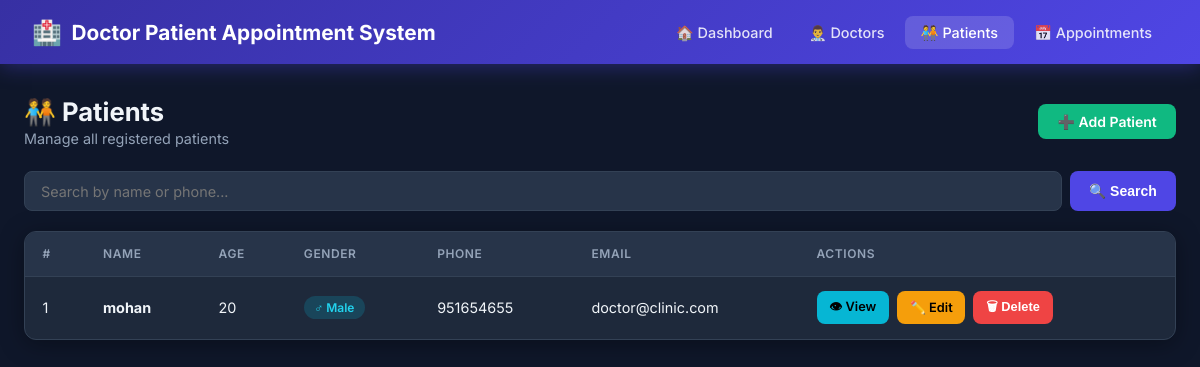
Page /patients on the committed database.
### tables this page shows
CREATE TABLE patients (
            id INTEGER PRIMARY KEY AUTOINCREMENT,
            name TEXT NOT NULL,
            age INTEGER,
            gender TEXT,
            phone TEXT,
            email TEXT,
            address TEXT
        );

### Appointment-main/app.py (the view)
@app.route('/patients')
def patients_list():
    s = request.args.get('search', '')
    patients = query('SELECT * FROM patients WHERE name LIKE ? OR phone LIKE ? ORDER BY name', (f'%{s}%', f'%{s}%'))
    return render_template('patients/list.html', patients=patients, search=s)

### Appointment-main/app.py (called while the page is built)
def query(sql, args=(), one=False, commit=False):
    db = get_db()
    cur = db.execute(sql, args)
    if commit:
        db.commit()
        db.close()
        return None
    result = cur.fetchone() if one else cur.fetchall()
    db.close()
    return result

### Appointment-main/database.py (called while the page is built)
def get_db():
    conn = sqlite3.connect(DATABASE)
    conn.row_factory = sqlite3.Row
    conn.execute("PRAGMA foreign_keys = ON")
    return conn

### Appointment-main/templates/patients/list.html (shortened to what this page needs)
{% extends 'base.html' %}
{% block content %}
<div class="page-header">
  <div>
    <h1>🧑‍🤝‍🧑 Patients</h1>
    <p>Manage all registered patients</p>
  </div>
  <a href="{{ url_for('patients_add') }}" class="btn btn-success">➕ Add Patient</a>
</div>
<form class="search-bar" method="GET">
  <input class="form-control" type="text" name="search" placeholder="Search by name or phone..."
         value="{{ search }}">
  <button class="btn btn-primary" type="submit">🔍 Search</button>
</form>
<div class="card">
  <div class="card-body" style="padding:0">
    {% if patients %}
    <div class="table-wrapper">
      <table>
        <thead>
          <tr>
            <th>#</th>
            <th>Name</th>
            <th>Age</th>
            <th>Gender</th>
            <th>Phone</th>
            <th>Email</th>
            <th>Actions</th>
          </tr>
        </thead>
        <tbody>
          {% for p in patients %}
          <tr>
            <td>{{ p.id }}</td>
            <td><strong>{{ p.name }}</strong></td>
            <td>{{ p.age or '—' }}</td>
            <td>
              {% if p.gender == 'Male' %}
                <span class="badge badge-info">♂ Male</span>
              {% elif p.gender == 'Female' %}
                <span class="badge badge-warning">♀ Female</span>
              {% else %}
                <span class="badge badge-secondary">— Other</span>
              {% endif %}
            </td>
            <td>{{ p.phone or '—' }}</td>
            <td>{{ p.email or '—' }}</td>
            <td>
              <div class="action-group">
                <a href="{{ url_for('patients_detail', id=p.id) }}" class="btn btn-info btn-sm">👁 View</a>
                <a href="{{ url_for('patients_edit', id=p.id) }}" class="btn btn-warning btn-sm">✏️ Edit</a>
                <form method="POST" action="{{ url_for('patients_delete', id=p.id) }}"
                      onsubmit="return confirm('Delete {{ p.name }}?')" style="display:inline">
                  <button class="btn btn-danger btn-sm" type="submit">🗑 Delete</button>
                </form>
              </div>
            </td>
          </tr>
          {% endfor %}
        </tbody>
      </table>
    </div>
    {% endif %}
  </div>
</div>
{% endblock %}

### Appointment-main/static/css/style.css (style rules this page uses)
:root { --primary: #4f46e5; --primary-dark: #3730a3; --primary-light:#818cf8; --success: #10b981; --danger: #ef4444; --warning: #f59e0b; --info: #06b6d4; --bg: #0f172a; --surface: #1e293b; --surface2: #273449; --border: #334155; --text: #f1f5f9; --text-muted: #94a3b8; --radius: 12px; --shadow: 0 4px 24px rgba(0,0,0,0.35); }
* { margin: 0; padding: 0; box-sizing: border-box; }
body { font-family: 'Inter', sans-serif; background: var(--bg); color: var(--text); min-height: 100vh; }
.card { background: var(--surface); border: 1px solid var(--border); border-radius: var(--radius); box-shadow: var(--shadow); overflow: hidden; }
.card-body { padding: 1.5rem; }
.table-wrapper { overflow-x: auto; }
table { width: 100%; border-collapse: collapse; font-size: .9rem; }
thead th { background: var(--surface2); padding: .9rem 1.1rem; text-align: left; color: var(--text-muted); font-weight: 600; text-transform: uppercase; font-size: .75rem; letter-spacing: .05em; border-bottom: 1px solid var(--border); }
tbody td { padding: .9rem 1.1rem; border-bottom: 1px solid var(--border); }
tbody tr:last-child td { border-bottom: none; }
.badge { display: inline-block; padding: .25rem .65rem; border-radius: 20px; font-size: .75rem; font-weight: 600; }
.badge-info { background: rgba(6,182,212,.2); color: #22d3ee; }
.btn { display: inline-flex; align-items: center; gap: .4rem; padding: .55rem 1.2rem; border-radius: 8px; font-size: .875rem; font-weight: 600; cursor: pointer; border: none; text-decoration: none; transition: all .2s; }
.btn-primary { background: var(--primary); color: #fff; }
.btn-success { background: var(--success); color: #fff; }
.btn-danger { background: var(--danger); color: #fff; }
.btn-warning { background: var(--warning); color: #000; }
.btn-info { background: var(--info); color: #000; }
.btn-sm { padding: .35rem .8rem; font-size: .8rem; }
.form-control { width: 100%; padding: .65rem 1rem; background: var(--surface2); border: 1px solid var(--border); border-radius: 8px; color: var(--text); font-size: .9rem; transition: border-color .2s, box-shadow .2s; font-family: 'Inter', sans-serif; }
.search-bar { display: flex; gap: .5rem; margin-bottom: 1.25rem; }
.search-bar .form-control { flex: 1; }
.page-header { display: flex; align-items: center; justify-content: space-between; margin-bottom: 1.5rem; }
.page-header h1 { font-size: 1.6rem; font-weight: 700; }
.page-header p { color: var(--text-muted); margin-top: .2rem; font-size: .9rem; }
.action-group { display: flex; gap: .5rem; flex-wrap: wrap; }

### rows in the picture
patients: id "1", name "mohan", age "20", gender "♂ Male", phone "951654655", email "doctor@clinic.com"
